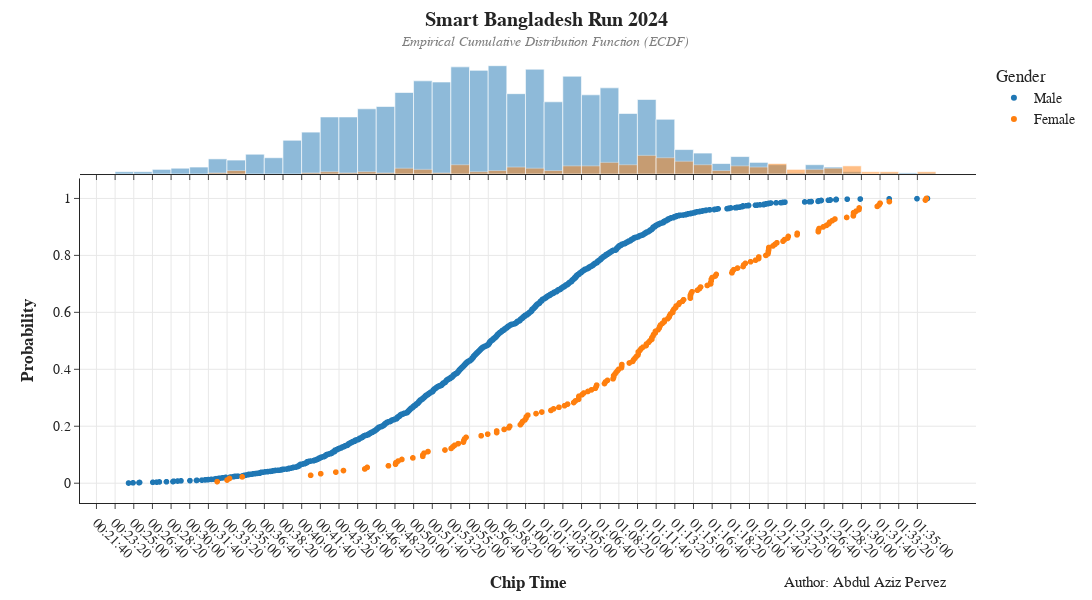

The cell this chart's notebook holds for it:
### Code cell
# Convert ChipTime to total seconds
df['Chiptime'] = pd.to_datetime(df['ChipTime'], format='%H:%M:%S').dt.hour * 3600 + pd.to_datetime(
    df['ChipTime'], format='%H:%M:%S').dt.minute * 60 + pd.to_datetime(df['ChipTime'], format='%H:%M:%S').dt.second

# Create dataframe suitable for ECDF (an empirical cumulative distribution function)
ecdf = df.loc[:, ['Gender', 'Chiptime']]

# Plot ECDF (an empirical cumulative distribution function)
fig = px.ecdf(ecdf, x="Chiptime", color="Gender", markers=True,
            lines=False, marginal="histogram", template="simple_white")

# Modify x-axis ticks with Chiptime ticks
fig.update_xaxes(
    showline=True,
    tickvals=list(range(0, int(df['Chiptime'].max()) + 10, 100)),
    ticktext=pd.to_datetime(list(range(0, int(
        df['Chiptime'].max()) + 10, 100)), unit='s').strftime('%H:%M:%S'),
    tickangle=45
)

# Customize properties for title, subtitle and annotations
fig.update_layout(
    height=600,
    width=1200,
    title_text="<b>Smart Bangladesh Run 2024</b>",
    title_font=dict(size=20),
    title_x=0.5,
    title_y=0.98,
    title_xanchor='center',
    title_yanchor='top',
    font=dict(family="Arial, sans-serif", size=14),
    showlegend=True,
    xaxis=dict(showgrid=True),
    yaxis=dict(showgrid=True),
    annotations=[
        dict(
            text="<i>Empirical Cumulative Distribution Function (ECDF)</i>",
            align='center',
            showarrow=False,
            xref='paper',
            yref='paper',
            x=0.52, 
            y=1.02,
            xanchor='center',
            yanchor='bottom',
            font=dict(size=14, color='gray')
        ),
        dict(
            text="Author: Abdul Aziz Pervez",
            align='right',
            showarrow=False,
            xref='paper',
            yref='paper',
            x=0.97,
            y=-0.20,
            xanchor='right',
            yanchor='bottom',
            font=dict(size=15)
        )
    ]
)

# Set axes title
fig.update_yaxes(title_text='<b>Probability</b>', row=1, col=1)
fig.update_xaxes(title_text='<b>Chip Time</b>', row=1, col=1)

# Show the plot
fig.show()

### Figure 1 — Plotly figure (JSON) as saved in the notebook; plotly's stock layout.template omitted (floating-point values rounded to 4 significant figures; data arrays with more than 128 entries replaced by an {"elided": "..."} marker saying what was removed)
{"data": [{"hovertemplate": "Gender=Male<br>Chiptime=%{x}<br>probability=%{y}<extra></extra>", "legendgroup": "Male", "line": {"dash": "solid", "shape": "hv"}, "marker": {"color": "#1F77B4", "symbol": "circle"}, "mode": "markers", "name": "Male", "showlegend": true, "type": "scattergl", "x": {"elided": "1566 int values"}, "xaxis": "x", "y": {"elided": "1566 float values"}, "yaxis": "y"}, {"alignmentgroup": "True", "bingroup": "x", "hovertemplate": "Gender=Male<br>Chiptime=%{x}<br>count=%{y}<extra></extra>", "legendgroup": "Male", "marker": {"color": "#1F77B4"}, "name": "Male", "offsetgroup": "Male", "opacity": 0.5, "showlegend": false, "type": "histogram", "x": {"elided": "1566 int values"}, "xaxis": "x2", "yaxis": "y2"}, {"hovertemplate": "Gender=Female<br>Chiptime=%{x}<br>probability=%{y}<extra></extra>", "legendgroup": "Female", "line": {"dash": "solid", "shape": "hv"}, "marker": {"color": "#FF7F0E", "symbol": "circle"}, "mode": "markers", "name": "Female", "showlegend": true, "type": "scattergl", "x": {"elided": "180 int values"}, "xaxis": "x", "y": {"elided": "180 float values"}, "yaxis": "y"}, {"alignmentgroup": "True", "bingroup": "x", "hovertemplate": "Gender=Female<br>Chiptime=%{x}<br>count=%{y}<extra></extra>", "legendgroup": "Female", "marker": {"color": "#FF7F0E"}, "name": "Female", "offsetgroup": "Female", "opacity": 0.5, "showlegend": false, "type": "histogram", "x": {"elided": "180 int values"}, "xaxis": "x2", "yaxis": "y2"}], "layout": {"annotations": [{"align": "center", "font": {"color": "gray", "size": 14}, "showarrow": false, "text": "<i>Empirical Cumulative Distribution Function (ECDF)</i>", "x": 0.52, "xanchor": "center", "xref": "paper", "y": 1.02, "yanchor": "bottom", "yref": "paper"}, {"align": "right", "font": {"size": 15}, "showarrow": false, "text": "Author: Abdul Aziz Pervez", "x": 0.97, "xanchor": "right", "xref": "paper", "y": -0.2, "yanchor": "bottom", "yref": "paper"}], "barmode": "overlay", "font": {"family": "Arial, sans-serif", "size": 14}, "height": 600, "legend": {"title": {"text": "Gender"}, "tracegroupgap": 0}, "margin": {"t": 60}, "showlegend": true, "title": {"font": {"size": 20}, "text": "<b>Smart Bangladesh Run 2024</b>", "x": 0.5, "xanchor": "center", "y": 0.98, "yanchor": "top"}, "width": 1200, "xaxis": {"anchor": "y", "domain": [0, 1], "showgrid": true, "showline": true, "tickangle": 45, "ticktext": ["00:00:00", "00:01:40", "00:03:20", "00:05:00", "00:06:40", "00:08:20", "00:10:00", "00:11:40", "00:13:20", "00:15:00", "00:16:40", "00:18:20", "00:20:00", "00:21:40", "00:23:20", "00:25:00", "00:26:40", "00:28:20", "00:30:00", "00:31:40", "00:33:20", "00:35:00", "00:36:40", "00:38:20", "00:40:00", "00:41:40", "00:43:20", "00:45:00", "00:46:40", "00:48:20", "00:50:00", "00:51:40", "00:53:20", "00:55:00", "00:56:40", "00:58:20", "01:00:00", "01:01:40", "01:03:20", "01:05:00", "01:06:40", "01:08:20", "01:10:00", "01:11:40", "01:13:20", "01:15:00", "01:16:40", "01:18:20", "01:20:00", "01:21:40", "01:23:20", "01:25:00", "01:26:40", "01:28:20", "01:30:00", "01:31:40", "01:33:20", "01:35:00"], "tickvals": [0, 100, 200, 300, 400, 500, 600, 700, 800, 900, 1000, 1100, 1200, 1300, 1400, 1500, 1600, 1700, 1800, 1900, 2000, 2100, 2200, 2300, 2400, 2500, 2600, 2700, 2800, 2900, 3000, 3100, 3200, 3300, 3400, 3500, 3600, 3700, 3800, 3900, 4000, 4100, 4200, 4300, 4400, 4500, 4600, 4700, 4800, 4900, 5000, 5100, 5200, 5300, 5400, 5500, 5600, 5700], "title": {"text": "<b>Chip Time</b>"}}, "xaxis2": {"anchor": "y2", "domain": [0, 1], "matches": "x", "showline": true, "showticklabels": false, "tickangle": 45, "ticktext": ["00:00:00", "00:01:40", "00:03:20", "00:05:00", "00:06:40", "00:08:20", "00:10:00", "00:11:40", "00:13:20", "00:15:00", "00:16:40", "00:18:20", "00:20:00", "00:21:40", "00:23:20", "00:25:00", "00:26:40", "00:28:20", "00:30:00", "00:31:40", "00:33:20", "00:35:00", "00:36:40", "00:38:20", "00:40:00", "00:41:40", "00:43:20", "00:45:00", "00:46:40", "00:48:20", "00:50:00", "00:51:40", "00:53:20", "00:55:00", "00:56:40", "00:58:20", "01:00:00", "01:01:40", "01:03:20", "01:05:00", "01:06:40", "01:08:20", "01:10:00", "01:11:40", "01:13:20", "01:15:00", "01:16:40", "01:18:20", "01:20:00", "01:21:40", "01:23:20", "01:25:00", "01:26:40", "01:28:20", "01:30:00", "01:31:40", "01:33:20", "01:35:00"], "tickvals": [0, 100, 200, 300, 400, 500, 600, 700, 800, 900, 1000, 1100, 1200, 1300, 1400, 1500, 1600, 1700, 1800, 1900, 2000, 2100, 2200, 2300, 2400, 2500, 2600, 2700, 2800, 2900, 3000, 3100, 3200, 3300, 3400, 3500, 3600, 3700, 3800, 3900, 4000, 4100, 4200, 4300, 4400, 4500, 4600, 4700, 4800, 4900, 5000, 5100, 5200, 5300, 5400, 5500, 5600, 5700]}, "yaxis": {"anchor": "x", "domain": [0, 0.7326], "showgrid": true, "title": {"text": "<b>Probability</b>"}}, "yaxis2": {"anchor": "x2", "domain": [0.7426, 1], "matches": "y2", "showline": false, "showticklabels": false, "ticks": ""}}}
